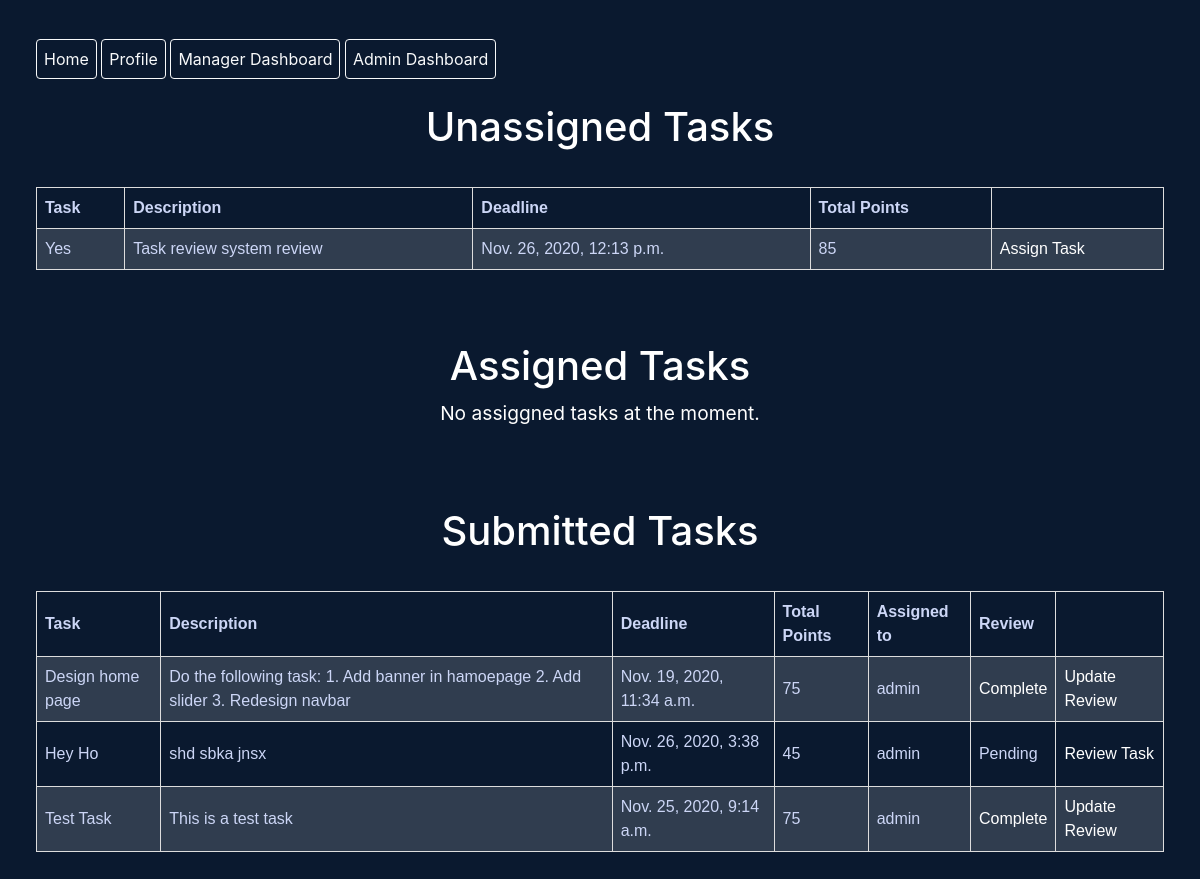
/manager-dashboard (signed in), run on the app's committed database.
### createMode/models.py (models this page shows, shortened)
class Task(models.Model):
	title = models.CharField(max_length=240)
	description = models.TextField()
	total_points = models.PositiveIntegerField(validators=[MinValueValidator(10), MaxValueValidator(100)])
	department = models.ForeignKey(Department, on_delete=models.CASCADE)
	deadline = models.DateTimeField()
	assigned_to = models.ForeignKey(User, on_delete=models.SET_NULL, blank=True, null=True, related_name='assigned_to_user')
	created_by = models.ForeignKey(User, on_delete=models.SET_NULL, blank=True, null=True, related_name='created_by_user')
	created_at = models.DateTimeField(auto_now_add=True)
	submitted = models.BooleanField(default=False)
	reviewed = models.BooleanField(default=False)
	review_id = models.PositiveIntegerField(blank=True, null=True)

### core/views.py (the view)
# urls.py: path('manager-dashboard', ManagerDashboard.as_view(), name='manager-dashboard'),
class ManagerDashboard(ListView, LoginRequiredMixin, ManagerRequiredMixin):
	model = Task
	template_name = 'core/manager_dashboard.html'
	context_object_name = 'tasks'
	def get_context_data(self, **kwargs):
		context = super().get_context_data(**kwargs)
		tasks = Task.objects.filter(created_by = self.request.user)
		context['created_tasks'] = tasks.filter(assigned_to = None)
		context['assigned_tasks'] = tasks.exclude(assigned_to = None).filter(submitted = False)
		context['submitted_tasks'] = tasks.filter(submitted = True)
		return context

### core/context_processors.py (called while the page is built)
def check_authorization(request):
	if request.user.is_superuser:
		user_is_admin = True
	else:
		user_is_admin = False
	if request.user.is_authenticated:
		user_is_authenticated = True
		jobinfo = EmployeeJobInfo.objects.filter(user = request.user)[0]
		if jobinfo and jobinfo.isManager == True:
			user_is_manager = True
		else:
			user_is_manager = False
	else:
		user_is_authenticated = False
		user_is_manager = False
	return {
		'user_is_authenticated' : user_is_authenticated,
		'user_is_admin': user_is_admin,
		'user_is_manager' : user_is_manager,
	}

### core/templates/core/manager_dashboard.html (shortened to what this page needs)
{% extends 'core/base.html' %}
{% load static %}
{% block content %}
	<div class="">
		<h1>Unassigned Tasks</h1>
			{% if created_tasks %}
			<table>
				<tr>
					<th>Task</th>
					<th>Description</th>
					<th>Deadline</th>
					<th>Total Points</th>
					<th></th>
				</tr>
					{% for task in created_tasks %}
						{% if task.assigned_to == None %}
						<tr>
					    	<td>
					    		{{ task.title}}
					    	</a></td>
					    	<td> {{ task.description }}</td>
					    	<td>
								{{ task.deadline }}
					    	</td>
					    	<td>
					    		{{ task.total_points }}
					    	</td>
					    	<td>
					    		<a href="{% url 'createMode:assign-task' task.pk %}">Assign Task</a>
					    	</td>
					    </tr>
					    {% endif %}
					{% endfor %}
			</table>
			{% else %}
				<h4 class="msg"> <small>You do not have any task left to assign at the moment.</small></h4>
			{% endif %}
		<br><br><br>
		<h1>Assigned Tasks</h1>
			{% if assigned_tasks %}
			<table>
				<tr>
					<th>Task</th>
					<th>Description</th>
					<th>Deadline</th>
					<th>Total Points</th>
					<th>Assigned to</th>
				</tr>
					{% for task in assigned_tasks %}
						<tr>
					    	<td>
					    		{{ task.title}}
					    	</a></td>
					    	<td> {{ task.description }}</td>
					    	<td>
								{{ task.deadline }}
					    	</td>
					    	<td>
					    		{{ task.total_points }}
					    	</td>
					    	<td>
					    		{{ task.assigned_to }}
					    		&nbsp;
					    		<a href="{% url 'createMode:assign-task' task.pk %}"><i class="fas fa-cog"></i></a>
					    	</td>
					    </tr>
					{% endfor %}
			</table>
			{% else %}
				<h4 class="msg"> <small>No assiggned tasks at the moment.</small></h4>
			{% endif %}
		<br><br><br>
		<h1>Submitted Tasks</h1>
			{% if submitted_tasks %}
			<table>
				<tr>
					<th>Task</th>
					<th>Description</th>
					<th>Deadline</th>
					<th>Total Points</th>
					<th>Assigned to</th>
					<th>Review</th>
					<th></th>
				</tr>
					{% for task in submitted_tasks %}
						<tr>
					    	<td>
					    		{{ task.title}}
					    	</a></td>
					    	<td> {{ task.description }}</td>
					    	<td>
								{{ task.deadline }}
					    	</td>
					    	<td>
					    		{{ task.total_points }}
					    	</td>
					    	<td>
					    		{{ task.assigned_to }}
					    	</td>
					    	<td>
					    		{% if task.reviewed %}
					    			<a href="{% url 'core:task-review-details' task.review_id %}">
						    			Complete
						    		</a>
					    		{% else %}
					    			Pending
					    		{% endif %}
					    	</td>
					    	<td>
					    		{% if task.reviewed %}
					    			<a href="{% url 'createMode:task-review' task.review_id %}">
					    				Update Review
					    			</a>
					    		{% else %}
					    			<a href="{% url 'createMode:task-review' task.review_id %}">
					    				Review Task
					    			</a>					    	</td>
					    </tr>
					    {% endif %}
					{% endfor %}
			</table>
			{% else %}
				<h4 class="msg"> <small>No assiggned tasks at the moment.</small></h4>
			{% endif %}
		<br><br><br>
	</div>
{% endblock %}

### core/static/core/style.css (style rules this page uses)
html, body { background-color: #0a192f; color: rgb(204, 214, 246); }
h1, h2, h3, h4, h5 { color: white; }
table { width: 350px; padding: 15px 100px; }
.msg { text-align: center; }

### assignment/static/assignment/style.css (style rules this page uses)
table { font-family: arial, sans-serif; border-collapse: collapse; width: 94%; margin-left: 3%; margin-top: 3% }
td, th { border: 1px solid #dddddd; text-align: left; padding: 8px; }
tr:nth-child(even) { background-color: #dddddd2e; }
a { color: black; text-decoration: none; }
h1,h3 { text-align: center; }
td > a { color: white; }

### data on the page
Task: title "Yes", description "Task review system review", deadline "Nov. 26, 2020, 12:13 p.m.", total_points "85"
Task: title "Design home page", description "Do the following task: 1. Add banner in hamoepage 2. Add slider 3. Redesign navbar", deadline "Nov. 19, 2020, 11:34 a.m.", total_points "75", assigned_to "admin", reviewed "Complete"
Task: title "Hey Ho", description "shd sbka jnsx", deadline "Nov. 26, 2020, 3:38 p.m.", total_points "45", assigned_to "admin", reviewed "Pending"
Task: title "Test Task", description "This is a test task", deadline "Nov. 25, 2020, 9:14 a.m.", total_points "75", assigned_to "admin", reviewed "Complete"
